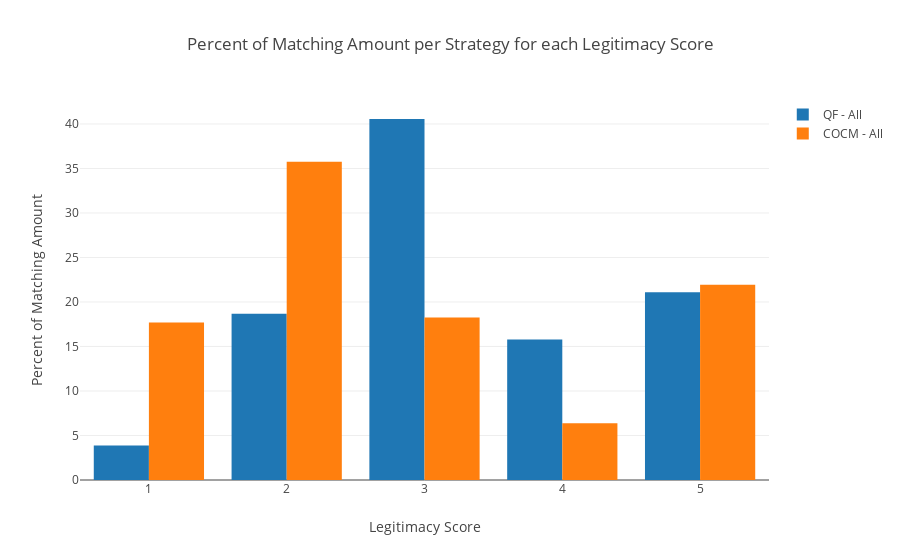

The notebook cell saved with this chart:
### Code cell
strategies_to_keep = ['Qf_votes_round','COCM_votes_round']
grouped_df = grouped_df[grouped_df['Strategy'].isin(strategies_to_keep)]
names = ['QF - All', 'COCM - All']
colors = ['#1f77b4', '#ff7f0e']

# Pivot the data to have strategies as columns and legitimacy_scores as rows
pivot_df = grouped_df.pivot(index='legitimacy_score', columns='Strategy', values='Percent of Matching Amount')

fig = go.Figure()
for strategy, color, name in zip(pivot_df.columns, colors, names):
    fig.add_trace(go.Bar(x=pivot_df.index, y=pivot_df[strategy], name=name, marker_color=color))

fig.update_layout(
    title='Percent of Matching Amount per Strategy for each Legitimacy Score',
    xaxis_title='Legitimacy Score',
    yaxis_title='Percent of Matching Amount'
)

fig.show()

### Figure 1 — Plotly figure (JSON) as saved in the notebook; plotly's stock layout.template omitted (floating-point values rounded to 4 significant figures)
{"data": [{"marker": {"color": "#1f77b4"}, "name": "QF - All", "type": "bar", "x": [1, 2, 3, 4, 5], "y": [3.87, 18.69, 40.56, 15.79, 21.09]}, {"marker": {"color": "#ff7f0e"}, "name": "COCM - All", "type": "bar", "x": [1, 2, 3, 4, 5], "y": [17.69, 35.75, 18.26, 6.376, 21.92]}], "layout": {"title": {"text": "Percent of Matching Amount per Strategy for each Legitimacy Score"}, "xaxis": {"title": {"text": "Legitimacy Score"}}, "yaxis": {"title": {"text": "Percent of Matching Amount"}}}}
